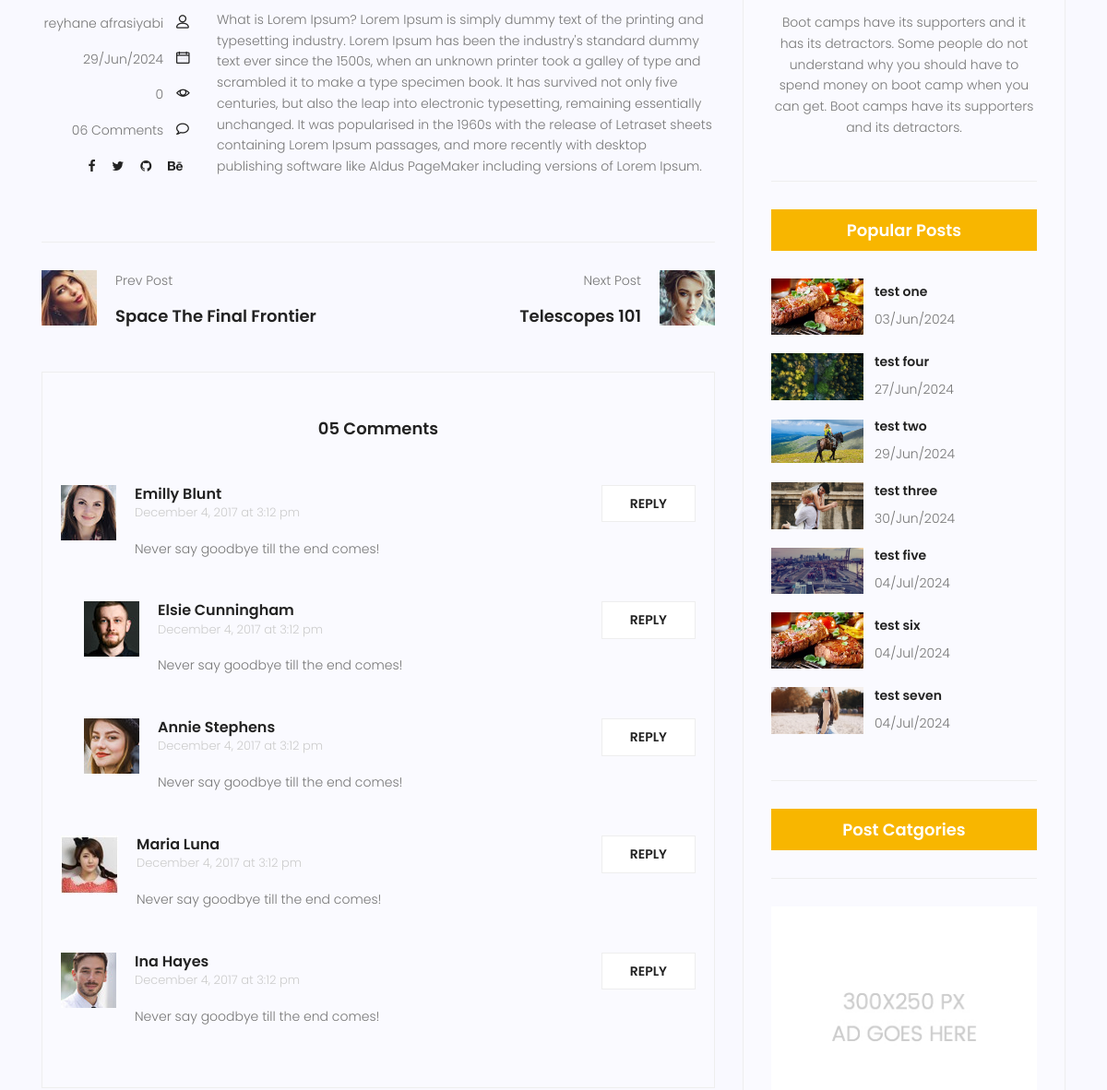
Page /blog/3/ (middle part) on the earlier database version.
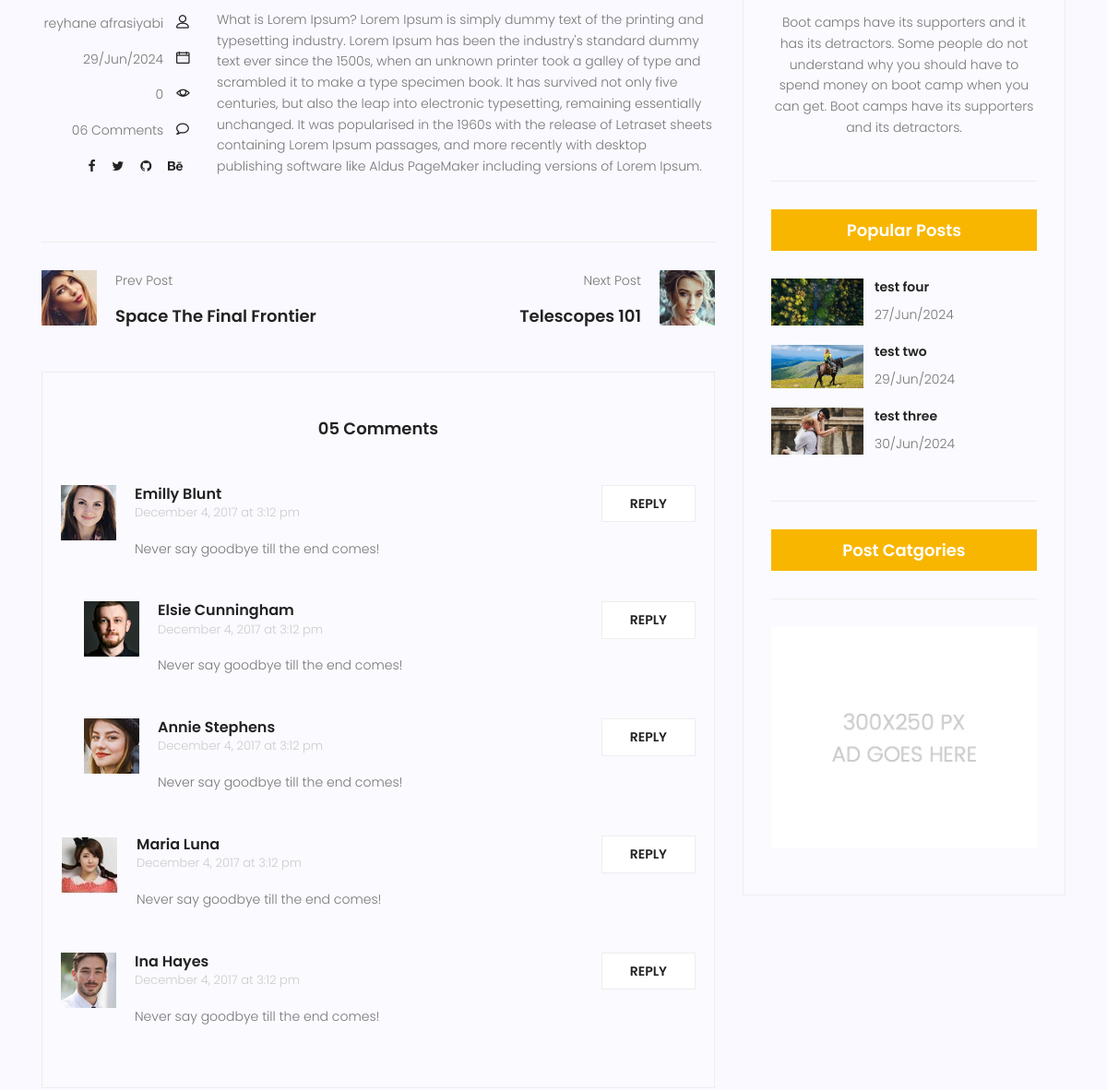
Same page on the later database version.
### blog/models.py (models this page shows, shortened)
class Post(models.Model):
    image = models.ImageField(upload_to='blog/',default='blog/default.jpg')
    author = models.ForeignKey(User, related_name = "author" , on_delete=models.SET_NULL, null=True)
    title = models.CharField(max_length=100)
    content = models.TextField()
    category  = models.ManyToManyField(category, blank=True,)
    counted_views = models.IntegerField(default=0)
    status = models.BooleanField( default= False)
    published_date = models.DateTimeField(null= True)
    created_date = models.DateTimeField(auto_now_add=True )
    updated_date = models.DateTimeField(auto_now=True)
    class Meta:
        ordering = ['created_date']
        verbose_name = 'پست'
        verbose_name_plural = ' پست ها'

### blog/views.py (the view)
# urls.py: path('/<int:pid>/', blog_single, name='single'),
def blog_single(request, pid):
    posts = Post.objects.filter(status=1)
    post = get_object_or_404(posts, pk=pid)
    context = {'post': post}
    return render(request, 'blog/blog-single.html', context)

### blog/templatetags/blog_tags.py (called while the page is built)
@ register.inclusion_tag('blog/blog-popularpost.html')
def latestposts():
    posts = Post.objects.filter(status=1).order_by('published_date')
    return{'posts': posts}

@ register.inclusion_tag('blog/blog-post-category.html')
def postcategories():
    posts = Post.objects.filter(status=1)
    categories = category.objects.all()
    cat_dict = {}
    for name in categories:
       cat_dict[name] =  posts.filter(category=name).count()
    return{'categories': cat_dict}

### templates/blog/blog-single.html (shortened to what the changed rows need)
{% extends "base.html" %}
{% load static %}
{% load blog_tags %}
{% block content %}
<section class="post-content-area single-post-area">
  <div class="container">
    <div class="row">
      <div class="col-lg-8 posts-list">
        <div class="single-post row">
          <div class="col-lg-3 col-md-3 meta-details">
            <div class="user-details row">
              <p class="user-name col-lg-12 col-md-12 col-6">
                <a href="#">{{post.author.get_full_name}}</a> <span class="lnr lnr-user"></span>
              </p>
              <p class="date col-lg-12 col-md-12 col-6">
                <a href="#">{{post.published_date|date:"d/M/Y"}}</a>
                <span class="lnr lnr-calendar-full"></span>
              </p>
              <p class="view col-lg-12 col-md-12 col-6">
                <a href="#">{{post.counted_views}}</a> <span class="lnr lnr-eye"></span>
              </p>
            </div>
          </div>
          <div class="col-lg-9 col-md-9">
            <p class="excert">
            {{post.content}}
            </p>
          </div>
        </div>
      </div>
      <div class="col-lg-4 sidebar-widgets">
        <div class="widget-wrap">
          {% latestposts %}
        </div>
      </div>
    </div>
  </div>
</section>
{% endblock %}

### templates/blog/blog-popularpost.html
{% load static %}
<div class="single-sidebar-widget popular-post-widget">
    <h4 class="popular-title">Popular Posts</h4>
    <div class="popular-post-list">
      {% for post in posts %}
      <div class="single-post-list d-flex flex-row align-items-center">
        <div class="thumb">
          <img
            class="img-fluid"
            src="{{post.image.url}}"
            alt=""
          />
        </div>
        <div class="details">
          <a href="{% url 'blog:single' pid=post.id %}"
            ><h6>{{post.title}}</h6></a
          >
          <p>{{post.published_date|date:"d/M/Y"}}</p>
        </div>
      </div>
      {% endfor %}
    </div>
  </div>

Differences in the rows shown:
no longer on this page (row edited): Post: image (picture), title "test one", published_date "03/Jun/2024"
removed Post: image (picture), title "test five", published_date "04/Jul/2024"
removed Post: image (picture), title "test six", published_date "04/Jul/2024"
removed Post: image (picture), title "test seven", published_date "04/Jul/2024"
